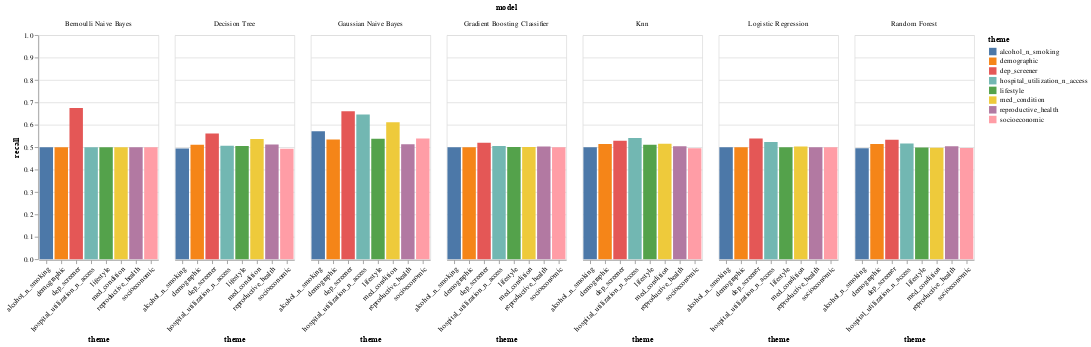

Source (notebook cell):
### Code cell
by_theme_recall

### Figure 1 — Vega-Lite specification as saved in the notebook (floating-point values rounded to 4 significant figures)
{"config": {"view": {"continuousWidth": 400, "continuousHeight": 300}}, "data": {"name": "data-7b434f014e065e8c294e09e892127b95"}, "facet": {"field": "model", "type": "nominal"}, "spec": {"mark": "bar", "encoding": {"color": {"field": "theme", "type": "nominal"}, "x": {"axis": {"labelAngle": -45}, "field": "theme", "title": "theme", "type": "nominal"}, "y": {"field": "recall", "scale": {"domain": [0, 1]}, "title": "recall", "type": "quantitative"}}}, "$schema": "https://vega.github.io/schema/vega-lite/v4.17.0.json", "datasets": {"data-7b434f014e065e8c294e09e892127b95": [{"model": "Bernoulli Naive Bayes", "grouping": "Macro Avg", "precision": 0.6145, "recall": 0.6752, "f1-score": 0.6324, "support": 1549.0, "accuracy": 0.827, "theme": "dep_screener"}, {"model": "Gaussian Naive Bayes", "grouping": "Macro Avg", "precision": 0.6186, "recall": 0.6605, "f1-score": 0.6337, "support": 1549.0, "accuracy": 0.8405, "theme": "dep_screener"}, {"model": "Decision Tree", "grouping": "Macro Avg", "precision": 0.5906, "recall": 0.5611, "f1-score": 0.5706, "support": 1549.0, "accuracy": 0.867, "theme": "dep_screener"}, {"model": "Logistic Regression", "grouping": "Macro Avg", "precision": 0.6856, "recall": 0.5383, "f1-score": 0.5464, "support": 1549.0, "accuracy": 0.8961, "theme": "dep_screener"}, {"model": "Random Forest", "grouping": "Macro Avg", "precision": 0.6323, "recall": 0.5326, "f1-score": 0.5376, "support": 1549.0, "accuracy": 0.8909, "theme": "dep_screener"}, {"model": "Knn", "grouping": "Macro Avg", "precision": 0.641, "recall": 0.5281, "f1-score": 0.53, "support": 1549.0, "accuracy": 0.8928, "theme": "dep_screener"}, {"model": "Gradient Boosting Classifier", "grouping": "Macro Avg", "precision": 0.7198, "recall": 0.5199, "f1-score": 0.5137, "support": 1549.0, "accuracy": 0.898, "theme": "dep_screener"}, {"model": "Gaussian Naive Bayes", "grouping": "Macro Avg", "precision": 0.572, "recall": 0.6457, "f1-score": 0.5746, "support": 1549.0, "accuracy": 0.754, "theme": "hospital_utilization_n_access"}, {"model": "Knn", "grouping": "Macro Avg", "precision": 0.6731, "recall": 0.5403, "f1-score": 0.5497, "support": 1549.0, "accuracy": 0.8948, "theme": "hospital_utilization_n_access"}, {"model": "Logistic Regression", "grouping": "Macro Avg", "precision": 0.7365, "recall": 0.523, "f1-score": 0.5194, "support": 1549.0, "accuracy": 0.8986, "theme": "hospital_utilization_n_access"}, {"model": "Random Forest", "grouping": "Macro Avg", "precision": 0.681, "recall": 0.5163, "f1-score": 0.5075, "support": 1549.0, "accuracy": 0.8967, "theme": "hospital_utilization_n_access"}, {"model": "Decision Tree", "grouping": "Macro Avg", "precision": 0.5856, "recall": 0.5066, "f1-score": 0.4896, "support": 1549.0, "accuracy": 0.8941, "theme": "hospital_utilization_n_access"}, {"model": "Gradient Boosting Classifier", "grouping": "Macro Avg", "precision": 0.6158, "recall": 0.5049, "f1-score": 0.4847, "support": 1549.0, "accuracy": 0.8961, "theme": "hospital_utilization_n_access"}, {"model": "Bernoulli Naive Bayes", "grouping": "Macro Avg", "precision": 0.4487, "recall": 0.5, "f1-score": 0.4729, "support": 1549.0, "accuracy": 0.8974, "theme": "hospital_utilization_n_access"}, {"model": "Gaussian Naive Bayes", "grouping": "Macro Avg", "precision": 0.5469, "recall": 0.5712, "f1-score": 0.5515, "support": 1549.0, "accuracy": 0.7902, "theme": "alcohol_n_smoking"}, {"model": "Logistic Regression", "grouping": "Macro Avg", "precision": 0.4487, "recall": 0.5, "f1-score": 0.4729, "support": 1549.0, "accuracy": 0.8974, "theme": "alcohol_n_smoking"}, {"model": "Bernoulli Naive Bayes", "grouping": "Macro Avg", "precision": 0.4487, "recall": 0.5, "f1-score": 0.4729, "support": 1549.0, "accuracy": 0.8974, "theme": "alcohol_n_smoking"}, {"model": "Gradient Boosting Classifier", "grouping": "Macro Avg", "precision": 0.4486, "recall": 0.4996, "f1-score": 0.4728, "support": 1549.0, "accuracy": 0.8967, "theme": "alcohol_n_smoking"}, {"model": "Knn", "grouping": "Macro Avg", "precision": 0.4903, "recall": 0.4992, "f1-score": 0.477, "support": 1549.0, "accuracy": 0.8909, "theme": "alcohol_n_smoking"}, {"model": "Random Forest", "grouping": "Macro Avg", "precision": 0.4483, "recall": 0.4957, "f1-score": 0.4708, "support": 1549.0, "accuracy": 0.8896, "theme": "alcohol_n_smoking"}, {"model": "Decision Tree", "grouping": "Macro Avg", "precision": 0.4674, "recall": 0.4942, "f1-score": 0.474, "support": 1549.0, "accuracy": 0.8819, "theme": "alcohol_n_smoking"}, {"model": "Gaussian Naive Bayes", "grouping": "Macro Avg", "precision": 0.511, "recall": 0.5132, "f1-score": 0.5113, "support": 1549.0, "accuracy": 0.8012, "theme": "reproductive_health"}, {"model": "Decision Tree", "grouping": "Macro Avg", "precision": 0.5113, "recall": 0.5121, "f1-score": 0.5116, "support": 1549.0, "accuracy": 0.8141, "theme": "reproductive_health"}, {"model": "Random Forest", "grouping": "Macro Avg", "precision": 0.5148, "recall": 0.5039, "f1-score": 0.4932, "support": 1549.0, "accuracy": 0.8793, "theme": "reproductive_health"}, {"model": "Knn", "grouping": "Macro Avg", "precision": 0.528, "recall": 0.5037, "f1-score": 0.4874, "support": 1549.0, "accuracy": 0.889, "theme": "reproductive_health"}, {"model": "Gradient Boosting Classifier", "grouping": "Macro Avg", "precision": 0.6156, "recall": 0.5024, "f1-score": 0.4789, "support": 1549.0, "accuracy": 0.8967, "theme": "reproductive_health"}, {"model": "Bernoulli Naive Bayes", "grouping": "Macro Avg", "precision": 0.4487, "recall": 0.5, "f1-score": 0.4729, "support": 1549.0, "accuracy": 0.8974, "theme": "reproductive_health"}, {"model": "Logistic Regression", "grouping": "Macro Avg", "precision": 0.4487, "recall": 0.5, "f1-score": 0.4729, "support": 1549.0, "accuracy": 0.8974, "theme": "reproductive_health"}, {"model": "Gaussian Naive Bayes", "grouping": "Macro Avg", "precision": 0.566, "recall": 0.6108, "f1-score": 0.5736, "support": 1549.0, "accuracy": 0.7863, "theme": "med_condition"}, {"model": "Decision Tree", "grouping": "Macro Avg", "precision": 0.5296, "recall": 0.5363, "f1-score": 0.5317, "support": 1549.0, "accuracy": 0.8076, "theme": "med_condition"}, {"model": "Knn", "grouping": "Macro Avg", "precision": 0.6265, "recall": 0.5149, "f1-score": 0.506, "support": 1549.0, "accuracy": 0.8941, "theme": "med_condition"}, {"model": "Logistic Regression", "grouping": "Macro Avg", "precision": 0.6989, "recall": 0.5028, "f1-score": 0.4791, "support": 1549.0, "accuracy": 0.8974, "theme": "med_condition"}, {"model": "Gradient Boosting Classifier", "grouping": "Macro Avg", "precision": 0.5112, "recall": 0.5006, "f1-score": 0.4778, "support": 1549.0, "accuracy": 0.8935, "theme": "med_condition"}, {"model": "Bernoulli Naive Bayes", "grouping": "Macro Avg", "precision": 0.4487, "recall": 0.5, "f1-score": 0.4729, "support": 1549.0, "accuracy": 0.8974, "theme": "med_condition"}, {"model": "Random Forest", "grouping": "Macro Avg", "precision": 0.4485, "recall": 0.4978, "f1-score": 0.4719, "support": 1549.0, "accuracy": 0.8935, "theme": "med_condition"}, {"model": "Gaussian Naive Bayes", "grouping": "Macro Avg", "precision": 0.5524, "recall": 0.5375, "f1-score": 0.542, "support": 1549.0, "accuracy": 0.8547, "theme": "lifestyle"}, {"model": "Knn", "grouping": "Macro Avg", "precision": 0.5886, "recall": 0.511, "f1-score": 0.4997, "support": 1549.0, "accuracy": 0.8922, "theme": "lifestyle"}, {"model": "Decision Tree", "grouping": "Macro Avg", "precision": 0.5055, "recall": 0.5053, "f1-score": 0.5053, "support": 1549.0, "accuracy": 0.8218, "theme": "lifestyle"}, {"model": "Gradient Boosting Classifier", "grouping": "Macro Avg", "precision": 0.5202, "recall": 0.501, "f1-score": 0.4781, "support": 1549.0, "accuracy": 0.8941, "theme": "lifestyle"}, {"model": "Bernoulli Naive Bayes", "grouping": "Macro Avg", "precision": 0.4487, "recall": 0.5, "f1-score": 0.4729, "support": 1549.0, "accuracy": 0.8974, "theme": "lifestyle"}, {"model": "Logistic Regression", "grouping": "Macro Avg", "precision": 0.4486, "recall": 0.4996, "f1-score": 0.4728, "support": 1549.0, "accuracy": 0.8967, "theme": "lifestyle"}, {"model": "Random Forest", "grouping": "Macro Avg", "precision": 0.4818, "recall": 0.4981, "f1-score": 0.4763, "support": 1549.0, "accuracy": 0.889, "theme": "lifestyle"}, {"model": "Gaussian Naive Bayes", "grouping": "Macro Avg", "precision": 0.5831, "recall": 0.5341, "f1-score": 0.5401, "support": 1549.0, "accuracy": 0.8786, "theme": "demographic"}, {"model": "Knn", "grouping": "Macro Avg", "precision": 0.6079, "recall": 0.5142, "f1-score": 0.5053, "support": 1549.0, "accuracy": 0.8928, "theme": "demographic"}, {"model": "Random Forest", "grouping": "Macro Avg", "precision": 0.5362, "recall": 0.5142, "f1-score": 0.5119, "support": 1549.0, "accuracy": 0.8728, "theme": "demographic"}, {"model": "Decision Tree", "grouping": "Macro Avg", "precision": 0.5138, "recall": 0.5111, "f1-score": 0.5116, "support": 1549.0, "accuracy": 0.8373, "theme": "demographic"}, {"model": "Logistic Regression", "grouping": "Macro Avg", "precision": 0.4487, "recall": 0.5, "f1-score": 0.4729, "support": 1549.0, "accuracy": 0.8974, "theme": "demographic"}, {"model": "Bernoulli Naive Bayes", "grouping": "Macro Avg", "precision": 0.4487, "recall": 0.5, "f1-score": 0.4729, "support": 1549.0, "accuracy": 0.8974, "theme": "demographic"}, {"model": "Gradient Boosting Classifier", "grouping": "Macro Avg", "precision": 0.4486, "recall": 0.4996, "f1-score": 0.4728, "support": 1549.0, "accuracy": 0.8967, "theme": "demographic"}, {"model": "Gaussian Naive Bayes", "grouping": "Macro Avg", "precision": 0.5478, "recall": 0.5388, "f1-score": 0.5421, "support": 1549.0, "accuracy": 0.847, "theme": "socioeconomic"}, {"model": "Gradient Boosting Classifier", "grouping": "Macro Avg", "precision": 0.4487, "recall": 0.5, "f1-score": 0.4729, "support": 1549.0, "accuracy": 0.8974, "theme": "socioeconomic"}, {"model": "Bernoulli Naive Bayes", "grouping": "Macro Avg", "precision": 0.4487, "recall": 0.5, "f1-score": 0.4729, "support": 1549.0, "accuracy": 0.8974, "theme": "socioeconomic"}, {"model": "Logistic Regression", "grouping": "Macro Avg", "precision": 0.4487, "recall": 0.5, "f1-score": 0.4729, "support": 1549.0, "accuracy": 0.8974, "theme": "socioeconomic"}, {"model": "Random Forest", "grouping": "Macro Avg", "precision": 0.4484, "recall": 0.4968, "f1-score": 0.4713, "support": 1549.0, "accuracy": 0.8915, "theme": "socioeconomic"}, {"model": "Knn", "grouping": "Macro Avg", "precision": 0.4958, "recall": 0.4956, "f1-score": 0.4957, "support": 1549.0, "accuracy": 0.8096, "theme": "socioeconomic"}, {"model": "Decision Tree", "grouping": "Macro Avg", "precision": 0.4647, "recall": 0.4927, "f1-score": 0.4731, "support": 1549.0, "accuracy": 0.8793, "theme": "socioeconomic"}]}}
